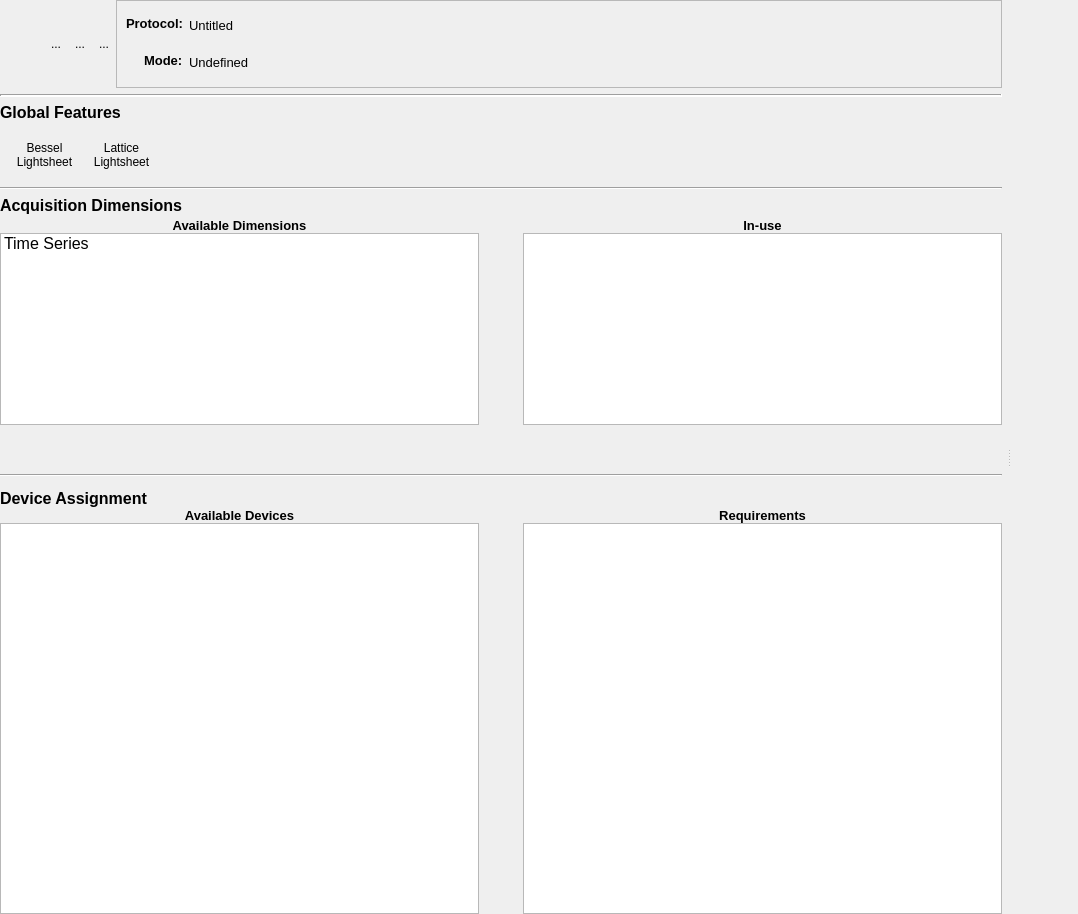
<?xml version="1.0" encoding="UTF-8"?>
<ui version="4.0">
 <class>protocol_editor</class>
 <widget class="QWidget" name="protocol_editor">
  <property name="geometry">
   <rect>
    <x>0</x>
    <y>0</y>
    <width>1078</width>
    <height>914</height>
   </rect>
  </property>
  <property name="windowTitle">
   <string>Form</string>
  </property>
  <property name="styleSheet">
   <string notr="true">#protocol_editor { border: 0px }</string>
  </property>
  <layout class="QGridLayout" name="gridLayout">
   <property name="leftMargin">
    <number>0</number>
   </property>
   <property name="topMargin">
    <number>0</number>
   </property>
   <property name="rightMargin">
    <number>0</number>
   </property>
   <property name="bottomMargin">
    <number>0</number>
   </property>
   <property name="spacing">
    <number>0</number>
   </property>
   <item row="0" column="0">
    <widget class="QSplitter" name="splitter">
     <property name="orientation">
      <enum>Qt::Horizontal</enum>
     </property>
     <property name="handleWidth">
      <number>2</number>
     </property>
     <property name="childrenCollapsible">
      <bool>false</bool>
     </property>
     <widget class="QFrame" name="editor_left_frame">
      <property name="styleSheet">
       <string notr="true">#editor_left_frame { border: 0px }</string>
      </property>
      <property name="frameShape">
       <enum>QFrame::StyledPanel</enum>
      </property>
      <property name="frameShadow">
       <enum>QFrame::Raised</enum>
      </property>
      <layout class="QVBoxLayout" name="verticalLayout">
       <property name="leftMargin">
        <number>0</number>
       </property>
       <property name="topMargin">
        <number>0</number>
       </property>
       <property name="rightMargin">
        <number>6</number>
       </property>
       <property name="bottomMargin">
        <number>0</number>
       </property>
       <item>
        <widget class="QFrame" name="protocol_file_frame">
         <property name="styleSheet">
          <string notr="true">#protocol_file_frame { border: 0px }</string>
         </property>
         <property name="frameShape">
          <enum>QFrame::StyledPanel</enum>
         </property>
         <property name="frameShadow">
          <enum>QFrame::Raised</enum>
         </property>
         <layout class="QHBoxLayout" name="horizontalLayout_2">
          <property name="spacing">
           <number>0</number>
          </property>
          <property name="leftMargin">
           <number>0</number>
          </property>
          <property name="topMargin">
           <number>0</number>
          </property>
          <property name="rightMargin">
           <number>0</number>
          </property>
          <property name="bottomMargin">
           <number>0</number>
          </property>
          <item>
           <widget class="QToolButton" name="create">
            <property name="toolTip">
             <string>Create</string>
            </property>
            <property name="text">
             <string notr="true"/>
            </property>
            <property name="icon">
             <iconset resource="../../resources/resources.qrc">
              <normaloff>:/protocol_editor/create</normaloff>:/protocol_editor/create</iconset>
            </property>
            <property name="iconSize">
             <size>
              <width>36</width>
              <height>36</height>
             </size>
            </property>
            <property name="autoRaise">
             <bool>true</bool>
            </property>
           </widget>
          </item>
          <item>
           <widget class="QToolButton" name="open">
            <property name="toolTip">
             <string>Open</string>
            </property>
            <property name="text">
             <string>...</string>
            </property>
            <property name="icon">
             <iconset resource="../../resources/resources.qrc">
              <normaloff>:/protocol_editor/open</normaloff>:/protocol_editor/open</iconset>
            </property>
            <property name="iconSize">
             <size>
              <width>36</width>
              <height>36</height>
             </size>
            </property>
            <property name="autoRaise">
             <bool>true</bool>
            </property>
           </widget>
          </item>
          <item>
           <widget class="QToolButton" name="duplicate">
            <property name="toolTip">
             <string>Duplicate</string>
            </property>
            <property name="text">
             <string>...</string>
            </property>
            <property name="icon">
             <iconset resource="../../resources/resources.qrc">
              <normaloff>:/protocol_editor/duplicate</normaloff>:/protocol_editor/duplicate</iconset>
            </property>
            <property name="iconSize">
             <size>
              <width>36</width>
              <height>36</height>
             </size>
            </property>
            <property name="autoRaise">
             <bool>true</bool>
            </property>
           </widget>
          </item>
          <item>
           <widget class="QToolButton" name="save">
            <property name="toolTip">
             <string>Save</string>
            </property>
            <property name="text">
             <string>...</string>
            </property>
            <property name="icon">
             <iconset resource="../../resources/resources.qrc">
              <normaloff>:/protocol_editor/save</normaloff>:/protocol_editor/save</iconset>
            </property>
            <property name="iconSize">
             <size>
              <width>36</width>
              <height>36</height>
             </size>
            </property>
            <property name="autoRaise">
             <bool>true</bool>
            </property>
           </widget>
          </item>
          <item>
           <widget class="QFrame" name="protocol_info">
            <property name="frameShape">
             <enum>QFrame::StyledPanel</enum>
            </property>
            <property name="frameShadow">
             <enum>QFrame::Raised</enum>
            </property>
            <layout class="QFormLayout" name="formLayout">
             <property name="sizeConstraint">
              <enum>QLayout::SetMinimumSize</enum>
             </property>
             <property name="fieldGrowthPolicy">
              <enum>QFormLayout::AllNonFixedFieldsGrow</enum>
             </property>
             <property name="labelAlignment">
              <set>Qt::AlignBottom|Qt::AlignRight|Qt::AlignTrailing</set>
             </property>
             <property name="formAlignment">
              <set>Qt::AlignLeading|Qt::AlignLeft|Qt::AlignVCenter</set>
             </property>
             <item row="1" column="0">
              <widget class="QLabel" name="name_label">
               <property name="font">
                <font>
                 <pointsize>10</pointsize>
                 <weight>75</weight>
                 <bold>true</bold>
                </font>
               </property>
               <property name="text">
                <string>Protocol:</string>
               </property>
              </widget>
             </item>
             <item row="2" column="0">
              <widget class="QLabel" name="type_label">
               <property name="font">
                <font>
                 <pointsize>10</pointsize>
                 <weight>75</weight>
                 <bold>true</bold>
                </font>
               </property>
               <property name="text">
                <string>Mode:</string>
               </property>
              </widget>
             </item>
             <item row="2" column="1">
              <layout class="QHBoxLayout" name="horizontalLayout_3">
               <item>
                <widget class="QLabel" name="label_3">
                 <property name="font">
                  <font>
                   <pointsize>10</pointsize>
                  </font>
                 </property>
                 <property name="text">
                  <string>Undefined</string>
                 </property>
                </widget>
               </item>
               <item>
                <widget class="QToolButton" name="toolButton">
                 <property name="text">
                  <string notr="true"/>
                 </property>
                 <property name="icon">
                  <iconset resource="../../resources/resources.qrc">
                   <normaloff>:/protocol_editor/edit</normaloff>:/protocol_editor/edit</iconset>
                 </property>
                 <property name="iconSize">
                  <size>
                   <width>24</width>
                   <height>24</height>
                  </size>
                 </property>
                 <property name="autoRaise">
                  <bool>true</bool>
                 </property>
                </widget>
               </item>
              </layout>
             </item>
             <item row="1" column="1">
              <layout class="QHBoxLayout" name="horizontalLayout_5">
               <item>
                <widget class="QLabel" name="label_4">
                 <property name="font">
                  <font>
                   <pointsize>10</pointsize>
                  </font>
                 </property>
                 <property name="text">
                  <string>Untitled</string>
                 </property>
                </widget>
               </item>
               <item>
                <widget class="QToolButton" name="toolButton_2">
                 <property name="text">
                  <string notr="true"/>
                 </property>
                 <property name="icon">
                  <iconset resource="../../resources/resources.qrc">
                   <normaloff>:/protocol_editor/edit</normaloff>:/protocol_editor/edit</iconset>
                 </property>
                 <property name="iconSize">
                  <size>
                   <width>24</width>
                   <height>24</height>
                  </size>
                 </property>
                 <property name="autoRaise">
                  <bool>true</bool>
                 </property>
                </widget>
               </item>
              </layout>
             </item>
            </layout>
           </widget>
          </item>
         </layout>
        </widget>
       </item>
       <item>
        <widget class="Line" name="seperator_1">
         <property name="lineWidth">
          <number>2</number>
         </property>
         <property name="orientation">
          <enum>Qt::Horizontal</enum>
         </property>
        </widget>
       </item>
       <item>
        <widget class="QFrame" name="global_features">
         <property name="styleSheet">
          <string notr="true">#global_features { border: 0px }</string>
         </property>
         <property name="frameShape">
          <enum>QFrame::StyledPanel</enum>
         </property>
         <property name="frameShadow">
          <enum>QFrame::Raised</enum>
         </property>
         <layout class="QVBoxLayout" name="verticalLayout_7">
          <property name="leftMargin">
           <number>0</number>
          </property>
          <property name="topMargin">
           <number>0</number>
          </property>
          <property name="rightMargin">
           <number>0</number>
          </property>
          <property name="bottomMargin">
           <number>0</number>
          </property>
          <item>
           <widget class="QLabel" name="label_8">
            <property name="font">
             <font>
              <pointsize>12</pointsize>
              <weight>75</weight>
              <bold>true</bold>
             </font>
            </property>
            <property name="text">
             <string>Global Features</string>
            </property>
           </widget>
          </item>
          <item>
           <widget class="QFrame" name="global_features_buttons">
            <property name="styleSheet">
             <string notr="true">#global_features_buttons { border: 0px }</string>
            </property>
            <property name="frameShape">
             <enum>QFrame::NoFrame</enum>
            </property>
            <property name="frameShadow">
             <enum>QFrame::Plain</enum>
            </property>
            <property name="lineWidth">
             <number>0</number>
            </property>
            <layout class="QHBoxLayout" name="horizontalLayout_6">
             <item>
              <widget class="QToolButton" name="toolButton_4">
               <property name="font">
                <font>
                 <pointsize>9</pointsize>
                </font>
               </property>
               <property name="text">
                <string>Bessel
Lightsheet</string>
               </property>
               <property name="icon">
                <iconset resource="../../resources/resources.qrc">
                 <normaloff>:/protocol_editor/bessel_deactivate</normaloff>
                 <normalon>:/protocol_editor/bessel_activate</normalon>:/protocol_editor/bessel_deactivate</iconset>
               </property>
               <property name="iconSize">
                <size>
                 <width>36</width>
                 <height>36</height>
                </size>
               </property>
               <property name="checkable">
                <bool>true</bool>
               </property>
               <property name="toolButtonStyle">
                <enum>Qt::ToolButtonTextUnderIcon</enum>
               </property>
               <property name="autoRaise">
                <bool>true</bool>
               </property>
              </widget>
             </item>
             <item>
              <widget class="QToolButton" name="toolButton_5">
               <property name="font">
                <font>
                 <pointsize>9</pointsize>
                </font>
               </property>
               <property name="text">
                <string>Lattice
Lightsheet</string>
               </property>
               <property name="icon">
                <iconset resource="../../resources/resources.qrc">
                 <normaloff>:/protocol_editor/lattice_deactivate</normaloff>
                 <normalon>:/protocol_editor/lattice_activate</normalon>:/protocol_editor/lattice_deactivate</iconset>
               </property>
               <property name="iconSize">
                <size>
                 <width>36</width>
                 <height>36</height>
                </size>
               </property>
               <property name="checkable">
                <bool>true</bool>
               </property>
               <property name="toolButtonStyle">
                <enum>Qt::ToolButtonTextUnderIcon</enum>
               </property>
               <property name="autoRaise">
                <bool>true</bool>
               </property>
              </widget>
             </item>
             <item>
              <spacer name="horizontalSpacer">
               <property name="orientation">
                <enum>Qt::Horizontal</enum>
               </property>
               <property name="sizeHint" stdset="0">
                <size>
                 <width>40</width>
                 <height>20</height>
                </size>
               </property>
              </spacer>
             </item>
            </layout>
           </widget>
          </item>
         </layout>
        </widget>
       </item>
       <item>
        <widget class="Line" name="seperator_2">
         <property name="orientation">
          <enum>Qt::Horizontal</enum>
         </property>
        </widget>
       </item>
       <item>
        <widget class="QFrame" name="dimensions_frame">
         <property name="styleSheet">
          <string notr="true">#dimensions_frame { border: 0px }</string>
         </property>
         <property name="frameShape">
          <enum>QFrame::StyledPanel</enum>
         </property>
         <property name="frameShadow">
          <enum>QFrame::Raised</enum>
         </property>
         <layout class="QVBoxLayout" name="verticalLayout_6">
          <property name="spacing">
           <number>3</number>
          </property>
          <property name="leftMargin">
           <number>0</number>
          </property>
          <property name="topMargin">
           <number>0</number>
          </property>
          <property name="rightMargin">
           <number>0</number>
          </property>
          <property name="bottomMargin">
           <number>0</number>
          </property>
          <item>
           <widget class="QLabel" name="dimension_label">
            <property name="font">
             <font>
              <pointsize>12</pointsize>
              <weight>75</weight>
              <bold>true</bold>
             </font>
            </property>
            <property name="text">
             <string>Acquisition Dimensions</string>
            </property>
           </widget>
          </item>
          <item>
           <widget class="QFrame" name="dimensions_frame_internal">
            <property name="styleSheet">
             <string notr="true">#dimensions_frame_internal { border: 0px }</string>
            </property>
            <property name="frameShape">
             <enum>QFrame::StyledPanel</enum>
            </property>
            <property name="frameShadow">
             <enum>QFrame::Raised</enum>
            </property>
            <layout class="QGridLayout" name="dimension_frame_internal_layout">
             <property name="leftMargin">
              <number>0</number>
             </property>
             <property name="topMargin">
              <number>0</number>
             </property>
             <property name="rightMargin">
              <number>0</number>
             </property>
             <property name="bottomMargin">
              <number>0</number>
             </property>
             <property name="spacing">
              <number>0</number>
             </property>
             <item row="0" column="2">
              <widget class="QLabel" name="inuse_dimension_label">
               <property name="font">
                <font>
                 <pointsize>10</pointsize>
                 <weight>75</weight>
                 <bold>true</bold>
                </font>
               </property>
               <property name="text">
                <string>In-use</string>
               </property>
               <property name="alignment">
                <set>Qt::AlignCenter</set>
               </property>
               <property name="margin">
                <number>3</number>
               </property>
              </widget>
             </item>
             <item row="0" column="0">
              <widget class="QLabel" name="available_dimension_label">
               <property name="font">
                <font>
                 <pointsize>10</pointsize>
                 <weight>75</weight>
                 <bold>true</bold>
                </font>
               </property>
               <property name="text">
                <string>Available Dimensions</string>
               </property>
               <property name="alignment">
                <set>Qt::AlignCenter</set>
               </property>
               <property name="margin">
                <number>3</number>
               </property>
              </widget>
             </item>
             <item row="1" column="0">
              <widget class="QListWidget" name="available_dimensions">
               <property name="iconSize">
                <size>
                 <width>24</width>
                 <height>24</height>
                </size>
               </property>
               <property name="spacing">
                <number>3</number>
               </property>
               <item>
                <property name="text">
                 <string>Time Series</string>
                </property>
                <property name="font">
                 <font>
                  <pointsize>12</pointsize>
                 </font>
                </property>
                <property name="icon">
                 <iconset>
                  <normaloff>:/protocol_editor/tile_activate</normaloff>:/protocol_editor/tile_activate</iconset>
                </property>
               </item>
              </widget>
             </item>
             <item row="1" column="2">
              <widget class="QListWidget" name="inuse_dimension"/>
             </item>
             <item row="1" column="1">
              <widget class="QFrame" name="d_selection_buttons">
               <property name="styleSheet">
                <string notr="true">#d_selection_buttons { border: 0px }</string>
               </property>
               <property name="frameShape">
                <enum>QFrame::StyledPanel</enum>
               </property>
               <property name="frameShadow">
                <enum>QFrame::Raised</enum>
               </property>
               <layout class="QVBoxLayout" name="verticalLayout_10">
                <property name="leftMargin">
                 <number>0</number>
                </property>
                <property name="topMargin">
                 <number>0</number>
                </property>
                <property name="rightMargin">
                 <number>0</number>
                </property>
                <property name="bottomMargin">
                 <number>0</number>
                </property>
                <item>
                 <spacer name="d_spacer_top">
                  <property name="orientation">
                   <enum>Qt::Vertical</enum>
                  </property>
                  <property name="sizeHint" stdset="0">
                   <size>
                    <width>20</width>
                    <height>40</height>
                   </size>
                  </property>
                 </spacer>
                </item>
                <item>
                 <widget class="QToolButton" name="add_dimension">
                  <property name="text">
                   <string notr="true"/>
                  </property>
                  <property name="icon">
                   <iconset resource="../../resources/resources.qrc">
                    <normaloff>:/protocol_editor/add</normaloff>:/protocol_editor/add</iconset>
                  </property>
                  <property name="iconSize">
                   <size>
                    <width>36</width>
                    <height>36</height>
                   </size>
                  </property>
                  <property name="autoRaise">
                   <bool>true</bool>
                  </property>
                 </widget>
                </item>
                <item>
                 <widget class="QToolButton" name="remove_dimension">
                  <property name="text">
                   <string/>
                  </property>
                  <property name="icon">
                   <iconset resource="../../resources/resources.qrc">
                    <normaloff>:/protocol_editor/remove</normaloff>:/protocol_editor/remove</iconset>
                  </property>
                  <property name="iconSize">
                   <size>
                    <width>36</width>
                    <height>36</height>
                   </size>
                  </property>
                  <property name="autoRaise">
                   <bool>true</bool>
                  </property>
                 </widget>
                </item>
                <item>
                 <spacer name="d_spacer_bottom">
                  <property name="orientation">
                   <enum>Qt::Vertical</enum>
                  </property>
                  <property name="sizeHint" stdset="0">
                   <size>
                    <width>20</width>
                    <height>40</height>
                   </size>
                  </property>
                 </spacer>
                </item>
               </layout>
              </widget>
             </item>
             <item row="2" column="2">
              <widget class="QFrame" name="d_move_buttons">
               <property name="styleSheet">
                <string notr="true">#d_move_buttons { border: 0px }</string>
               </property>
               <property name="frameShape">
                <enum>QFrame::StyledPanel</enum>
               </property>
               <property name="frameShadow">
                <enum>QFrame::Raised</enum>
               </property>
               <layout class="QHBoxLayout" name="horizontalLayout_9">
                <property name="spacing">
                 <number>0</number>
                </property>
                <property name="leftMargin">
                 <number>0</number>
                </property>
                <property name="topMargin">
                 <number>0</number>
                </property>
                <property name="rightMargin">
                 <number>0</number>
                </property>
                <property name="bottomMargin">
                 <number>0</number>
                </property>
                <item>
                 <spacer name="d_spacer_left">
                  <property name="orientation">
                   <enum>Qt::Horizontal</enum>
                  </property>
                  <property name="sizeHint" stdset="0">
                   <size>
                    <width>40</width>
                    <height>20</height>
                   </size>
                  </property>
                 </spacer>
                </item>
                <item>
                 <widget class="QToolButton" name="move_up">
                  <property name="text">
                   <string notr="true"/>
                  </property>
                  <property name="icon">
                   <iconset resource="../../resources/resources.qrc">
                    <normaloff>:/protocol_editor/move_up</normaloff>:/protocol_editor/move_up</iconset>
                  </property>
                  <property name="iconSize">
                   <size>
                    <width>36</width>
                    <height>36</height>
                   </size>
                  </property>
                  <property name="autoRaise">
                   <bool>true</bool>
                  </property>
                 </widget>
                </item>
                <item>
                 <widget class="QToolButton" name="move_down">
                  <property name="text">
                   <string notr="true"/>
                  </property>
                  <property name="icon">
                   <iconset resource="../../resources/resources.qrc">
                    <normaloff>:/protocol_editor/move_down</normaloff>:/protocol_editor/move_down</iconset>
                  </property>
                  <property name="iconSize">
                   <size>
                    <width>36</width>
                    <height>36</height>
                   </size>
                  </property>
                  <property name="autoRaise">
                   <bool>true</bool>
                  </property>
                 </widget>
                </item>
                <item>
                 <spacer name="d_spacer_right">
                  <property name="orientation">
                   <enum>Qt::Horizontal</enum>
                  </property>
                  <property name="sizeHint" stdset="0">
                   <size>
                    <width>40</width>
                    <height>20</height>
                   </size>
                  </property>
                 </spacer>
                </item>
               </layout>
              </widget>
             </item>
            </layout>
           </widget>
          </item>
         </layout>
        </widget>
       </item>
       <item>
        <widget class="Line" name="seperator_3">
         <property name="orientation">
          <enum>Qt::Horizontal</enum>
         </property>
        </widget>
       </item>
       <item>
        <widget class="QFrame" name="assignment_frame">
         <property name="sizePolicy">
          <sizepolicy hsizetype="Preferred" vsizetype="Preferred">
           <horstretch>0</horstretch>
           <verstretch>1</verstretch>
          </sizepolicy>
         </property>
         <property name="styleSheet">
          <string notr="true">#assignment_frame { border: 0px }</string>
         </property>
         <property name="frameShape">
          <enum>QFrame::StyledPanel</enum>
         </property>
         <property name="frameShadow">
          <enum>QFrame::Raised</enum>
         </property>
         <layout class="QVBoxLayout" name="verticalLayout_5">
          <property name="spacing">
           <number>0</number>
          </property>
          <property name="leftMargin">
           <number>0</number>
          </property>
          <property name="topMargin">
           <number>6</number>
          </property>
          <property name="rightMargin">
           <number>0</number>
          </property>
          <property name="bottomMargin">
           <number>0</number>
          </property>
          <item>
           <widget class="QLabel" name="assignment_label">
            <property name="font">
             <font>
              <pointsize>12</pointsize>
              <weight>75</weight>
              <bold>true</bold>
             </font>
            </property>
            <property name="text">
             <string>Device Assignment</string>
            </property>
           </widget>
          </item>
          <item>
           <widget class="QFrame" name="assignment_frame_internal">
            <property name="styleSheet">
             <string notr="true">#assignment_frame_internal { border: 0px }</string>
            </property>
            <property name="frameShape">
             <enum>QFrame::StyledPanel</enum>
            </property>
            <property name="frameShadow">
             <enum>QFrame::Raised</enum>
            </property>
            <layout class="QGridLayout" name="assignment_Frame_internal_layout">
             <property name="leftMargin">
              <number>0</number>
             </property>
             <property name="topMargin">
              <number>0</number>
             </property>
             <property name="rightMargin">
              <number>0</number>
             </property>
             <property name="bottomMargin">
              <number>0</number>
             </property>
             <property name="spacing">
              <number>0</number>
             </property>
             <item row="1" column="2">
              <widget class="QListWidget" name="requirements"/>
             </item>
             <item row="1" column="0">
              <widget class="QListWidget" name="available_devices"/>
             </item>
             <item row="0" column="0">
              <widget class="QLabel" name="available_devices_label">
               <property name="font">
                <font>
                 <pointsize>10</pointsize>
                 <weight>75</weight>
                 <bold>true</bold>
                </font>
               </property>
               <property name="text">
                <string>Available Devices</string>
               </property>
               <property name="alignment">
                <set>Qt::AlignCenter</set>
               </property>
               <property name="margin">
                <number>3</number>
               </property>
              </widget>
             </item>
             <item row="0" column="2">
              <widget class="QLabel" name="requirements_label">
               <property name="font">
                <font>
                 <pointsize>10</pointsize>
                 <weight>75</weight>
                 <bold>true</bold>
                </font>
               </property>
               <property name="text">
                <string>Requirements</string>
               </property>
               <property name="alignment">
                <set>Qt::AlignCenter</set>
               </property>
               <property name="margin">
                <number>3</number>
               </property>
              </widget>
             </item>
             <item row="1" column="1">
              <widget class="QFrame" name="a_selection_buttons">
               <property name="styleSheet">
                <string notr="true">#a_selection_buttons { border: 0px }</string>
               </property>
               <property name="frameShape">
                <enum>QFrame::StyledPanel</enum>
               </property>
               <property name="frameShadow">
                <enum>QFrame::Raised</enum>
               </property>
               <layout class="QVBoxLayout" name="verticalLayout_2">
                <property name="leftMargin">
                 <number>0</number>
                </property>
                <property name="topMargin">
                 <number>0</number>
                </property>
                <property name="rightMargin">
                 <number>0</number>
                </property>
                <property name="bottomMargin">
                 <number>0</number>
                </property>
                <item>
                 <spacer name="a_spacer_top">
                  <property name="orientation">
                   <enum>Qt::Vertical</enum>
                  </property>
                  <property name="sizeHint" stdset="0">
                   <size>
                    <width>20</width>
                    <height>40</height>
                   </size>
                  </property>
                 </spacer>
                </item>
                <item>
                 <widget class="QToolButton" name="add_device">
                  <property name="text">
                   <string notr="true"/>
                  </property>
                  <property name="icon">
                   <iconset resource="../../resources/resources.qrc">
                    <normaloff>:/protocol_editor/link</normaloff>:/protocol_editor/link</iconset>
                  </property>
                  <property name="iconSize">
                   <size>
                    <width>36</width>
                    <height>36</height>
                   </size>
                  </property>
                  <property name="autoRaise">
                   <bool>true</bool>
                  </property>
                 </widget>
                </item>
                <item>
                 <widget class="QToolButton" name="remove_device">
                  <property name="text">
                   <string/>
                  </property>
                  <property name="icon">
                   <iconset resource="../../resources/resources.qrc">
                    <normaloff>:/protocol_editor/unlink</normaloff>:/protocol_editor/unlink</iconset>
                  </property>
                  <property name="iconSize">
                   <size>
                    <width>36</width>
                    <height>36</height>
                   </size>
                  </property>
                  <property name="autoRaise">
                   <bool>true</bool>
                  </property>
                 </widget>
                </item>
                <item>
                 <spacer name="a_spacer_bottom">
                  <property name="orientation">
                   <enum>Qt::Vertical</enum>
                  </property>
                  <property name="sizeHint" stdset="0">
                   <size>
                    <width>20</width>
                    <height>40</height>
                   </size>
                  </property>
                 </spacer>
                </item>
                <item>
                 <widget class="QToolButton" name="refresh">
                  <property name="text">
                   <string notr="true"/>
                  </property>
                  <property name="icon">
                   <iconset resource="../../resources/resources.qrc">
                    <normaloff>:/protocol_editor/refresh</normaloff>:/protocol_editor/refresh</iconset>
                  </property>
                  <property name="iconSize">
                   <size>
                    <width>36</width>
                    <height>36</height>
                   </size>
                  </property>
                  <property name="autoRaise">
                   <bool>true</bool>
                  </property>
                 </widget>
                </item>
               </layout>
              </widget>
             </item>
            </layout>
           </widget>
          </item>
         </layout>
        </widget>
       </item>
      </layout>
     </widget>
     <widget class="QScrollArea" name="parameters_scrollarea">
      <property name="styleSheet">
       <string notr="true">#parameters_scrollarea { border: 0px }</string>
      </property>
      <property name="frameShape">
       <enum>QFrame::NoFrame</enum>
      </property>
      <property name="frameShadow">
       <enum>QFrame::Plain</enum>
      </property>
      <property name="lineWidth">
       <number>0</number>
      </property>
      <property name="horizontalScrollBarPolicy">
       <enum>Qt::ScrollBarAlwaysOff</enum>
      </property>
      <property name="widgetResizable">
       <bool>true</bool>
      </property>
      <widget class="QWidget" name="parameters">
       <property name="geometry">
        <rect>
         <x>0</x>
         <y>0</y>
         <width>69</width>
         <height>914</height>
        </rect>
       </property>
       <property name="styleSheet">
        <string notr="true">#parameters { border: 0px }</string>
       </property>
       <layout class="QVBoxLayout" name="parameters_layout">
        <property name="leftMargin">
         <number>6</number>
        </property>
        <property name="topMargin">
         <number>0</number>
        </property>
        <property name="rightMargin">
         <number>0</number>
        </property>
        <property name="bottomMargin">
         <number>0</number>
        </property>
       </layout>
      </widget>
     </widget>
    </widget>
   </item>
  </layout>
 </widget>
 <resources>
  <include location="../../resources/resources.qrc"/>
 </resources>
 <connections/>
</ui>
